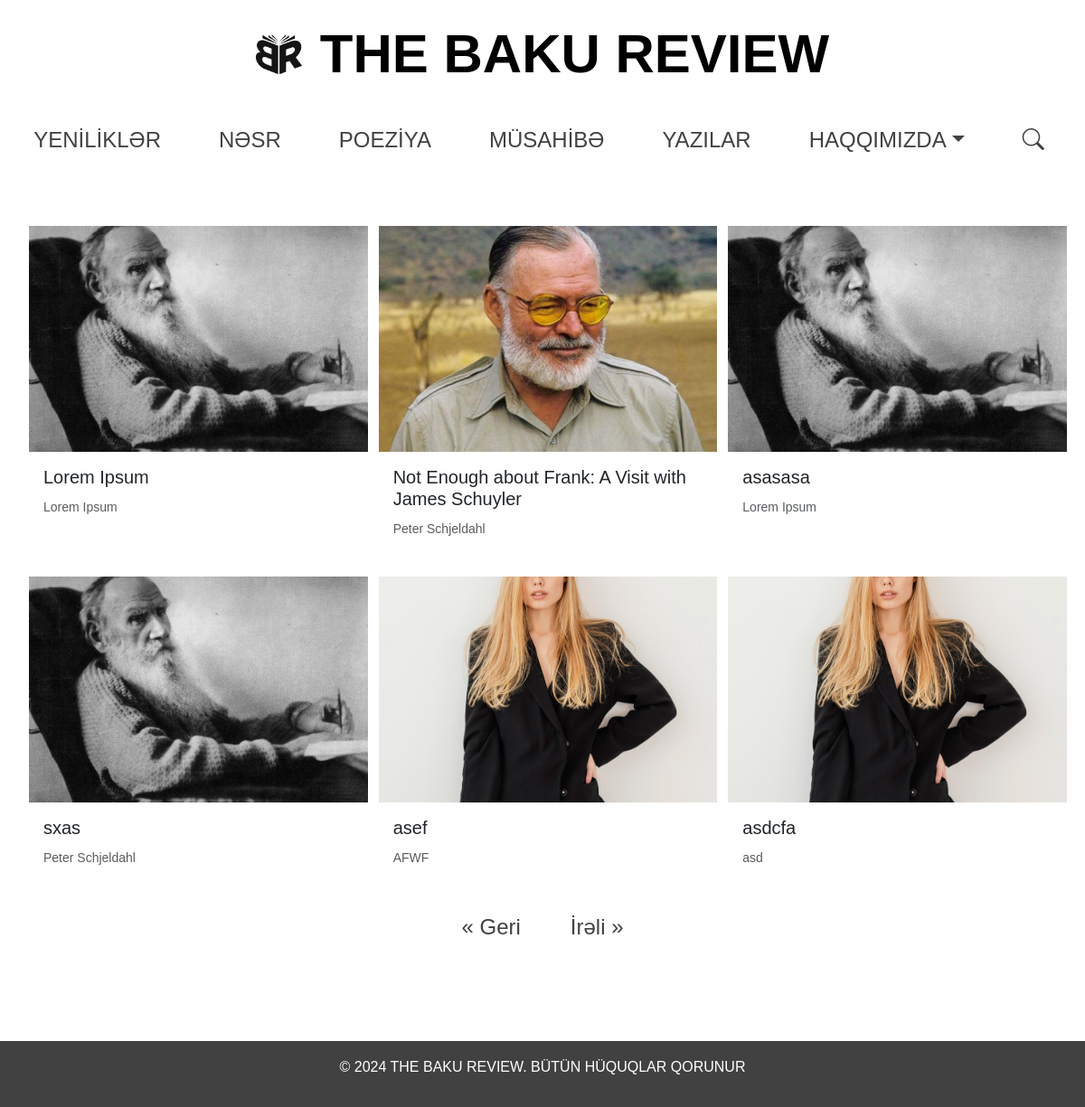
Screenshot of /fiction/ with the database file from the repository.
### core/models.py (models this page shows, shortened)
class Prose(models.Model):
    title = models.CharField(max_length=200, db_index=True)
    content = models.TextField(db_index=True)
    image = models.ImageField(upload_to="news_images/")
    author = models.CharField(max_length=100, db_index=True)
    is_active = models.BooleanField(default=True)
    created_at = models.DateTimeField(auto_now_add=True)
    class Meta:
        verbose_name = "Nəsr"
        verbose_name_plural = "Nəsr"
        indexes = [
            models.Index(fields=["title", "author"]),
        ]

### core/views.py (the view)
# urls.py: path("fiction/", views.prose_list, name="prose_list"),
def prose_list(request):
    prose_list = Prose.objects.filter(is_active=True)
    context = {"prose_list": prose_list}
    return render(request, "prose_list.html", context)

### templates/prose_list.html (shortened to what this page needs)
{% extends 'base.html' %}
{% load static %}
{% block content %}
<main class="container mt-4">
    <div class="row">
        {% for prose in prose_list %}
        <div class="col-md-4 mb-4">
            <a href="{% url 'prose_detail' prose.id %}" class="card prose-card" style="height: 100%; text-decoration: none; color: inherit; border: none;">
                <img src="{{ prose.image.url }}" class="card-img-top" alt="Nəsr Fotoğrafı">
                <div class="card-body">
                    <h5 class="card-title">{{ prose.title }}</h5>
                    <p class="card-text"><small class="text-muted">{{ prose.author }}</small></p>
                </div>
            </a>
        </div>
        {% endfor %}
    </div>
    <nav aria-label="Page navigation">
        <ul class="pagination justify-content-center">
            <li class="page-item">
                <a class="page-link" href="#" aria-label="Previous">
                    <span aria-hidden="true">&laquo; Geri</span>
                </a>
            </li>
            <li class="page-item">
                <a class="page-link" href="#" aria-label="Next">
                    <span aria-hidden="true">İrəli &raquo;</span>
                </a>
            </li>
        </ul>
    </nav>
</main>
{% endblock %}

### static/css/styles.css (style rules this page uses)
* { margin: 0; padding: 0; box-sizing: border-box; }
.prose-card .card-title { color: inherit; transition: color 0.3s; }
body { font-family: Arial, sans-serif; line-height: 1.6; display: flex; flex-direction: column; min-height: 100vh; margin: 0; }
.container { width: 100%; max-width: none; padding-left: 1rem; padding-right: 1rem; }
nav ul { list-style: none; display: flex; justify-content: center; flex-wrap: wrap; }
nav ul li { margin: 0 1rem; }
nav ul li a { color: #ffffff; text-decoration: none; font-size: 1.5rem !important; }
.mt-4 { margin-top: 0; }
main { flex: 1; margin-bottom: 50px; }
.row { height: 100%; display: flex; align-items: stretch; }
.container .row>* { padding-left: 1; padding-right: 0; }
.card-img, .card-img-top { border-top-left-radius: 0 !important; border-top-right-radius: 0 !important; width: 100%; height: auto; object-fit: cover; aspect-ratio: 3 / 2; }
.pagination .page-item .page-link { color: rgb(65, 65, 65); ; border-radius: 0; border: none; }

### rows the page displays
Prose: image (picture), title "Lorem Ipsum", author "Lorem Ipsum"
Prose: image (picture), title "Not Enough about Frank: A Visit with James Schuyler", author "Peter Schjeldahl"
Prose: image (picture), title "asasasa", author "Lorem Ipsum"
Prose: image (picture), title "sxas", author "Peter Schjeldahl"
Prose: image (picture), title "asef", author "AFWF"
Prose: image (picture), title "asdcfa", author "asd"
